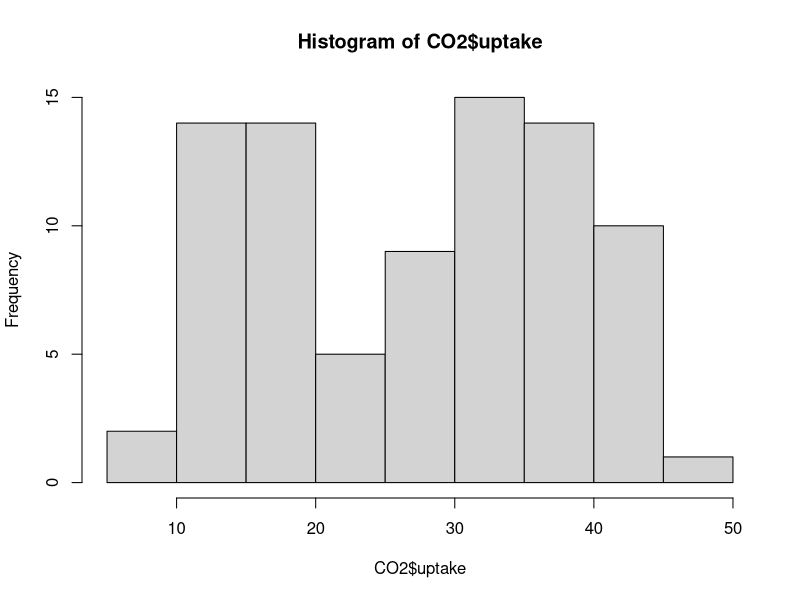
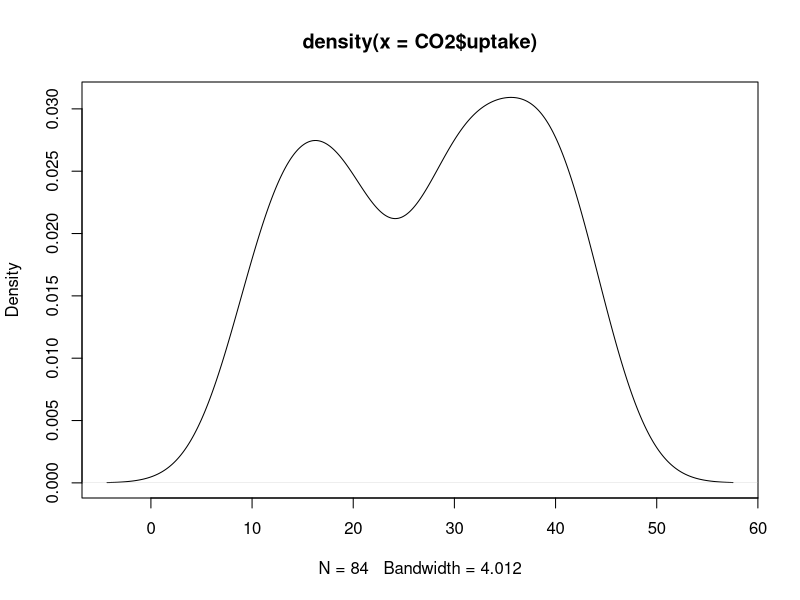
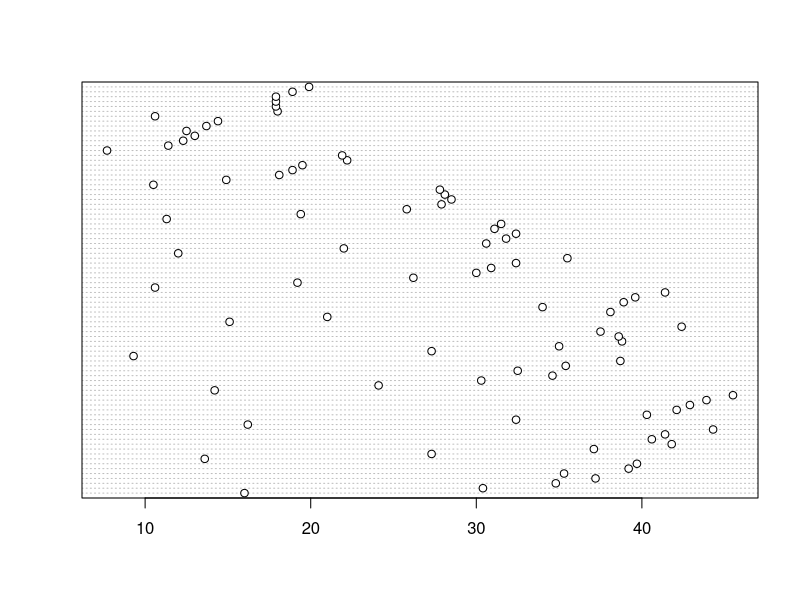
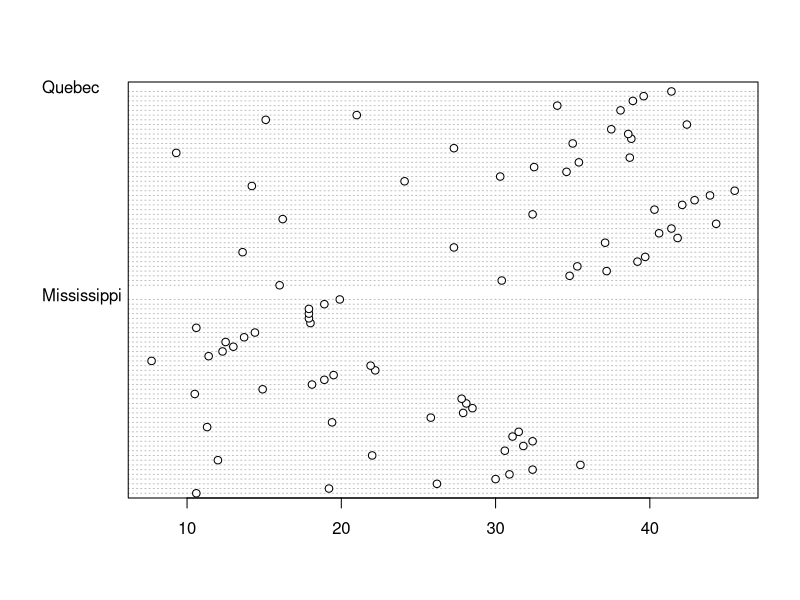
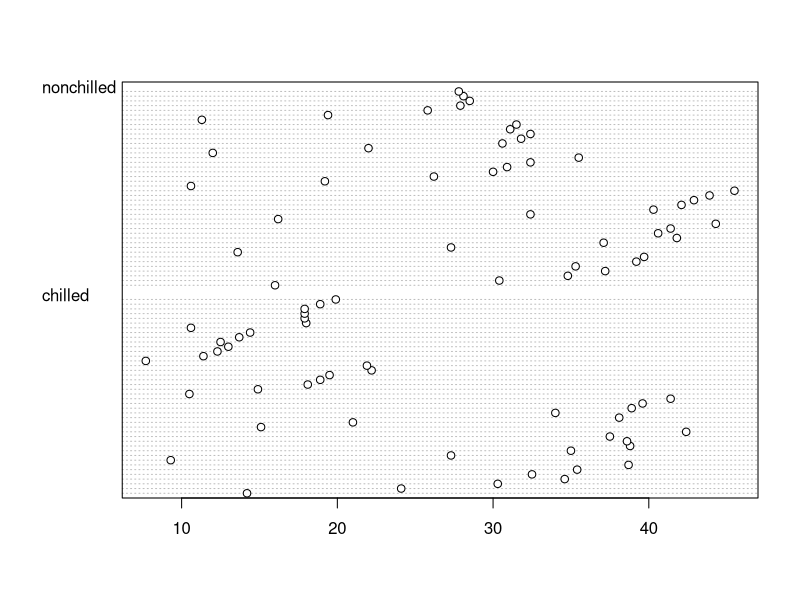
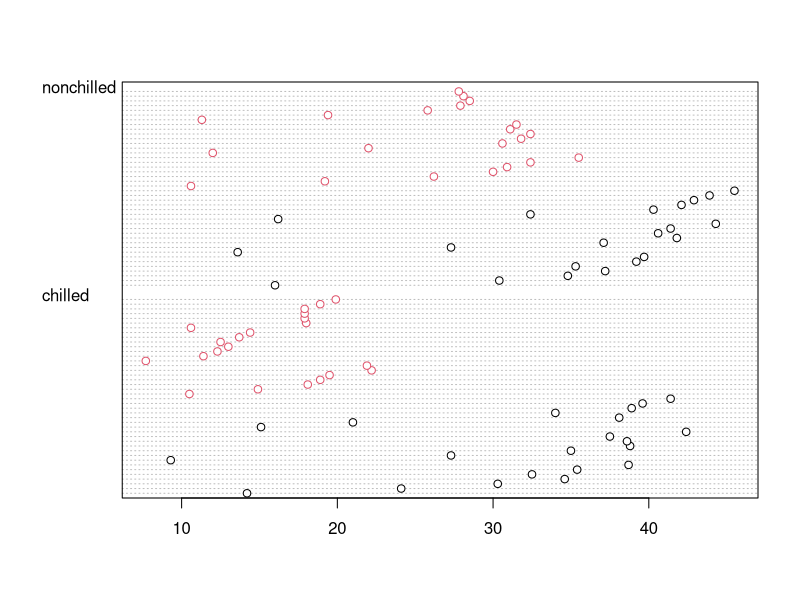
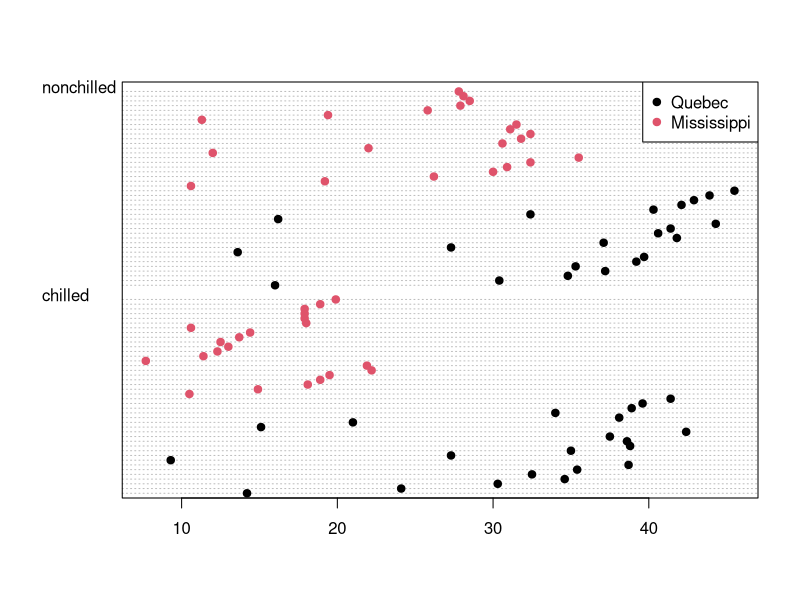
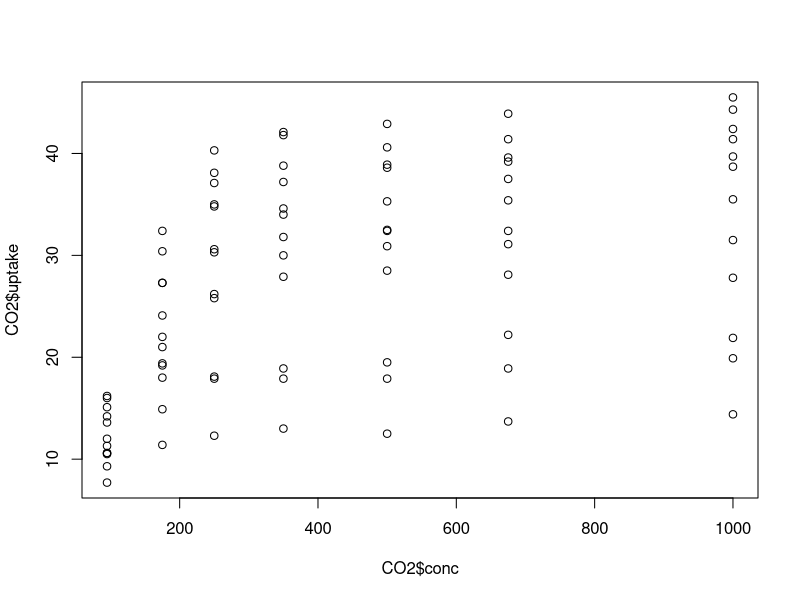

These figures' R source, in order:
## ---- chunk 1
knitr::opts_chunk$set(echo = TRUE)
## ---- chunk 2
?CO2
CO2 <- datasets::CO2
## ---- chunk 3
head(CO2)
## ---- chunk 4
str(CO2)

## ---- chunk 5
?hist
## ---- chunk 6

hist(CO2$uptake)

## ---- chunk 7
?density # Combine with plot() to vizualize; i.e. plot(density(x))
## ---- chunk 8

density(CO2$uptake)

plot(density(CO2$uptake))

## ---- chunk 9

?dotchart
## ---- chunk 10
dotchart(CO2$uptake)

## ---- chunk 11
dotchart(CO2$uptake, groups = CO2$Type) # separate out data by plant origin

dotchart(CO2$uptake, groups = CO2$Treatment) # And do the same for the different treatments (chilled vs. non-chilled)
## ---- chunk 12

dotchart(CO2$uptake, groups = CO2$Treatment, col = CO2$Type) 


## ---- chunk 13
dotchart(CO2$uptake, 
         groups = CO2$Treatment, 
         col = CO2$Type,
         pch = 19) # Set the marker type so it is the same in the plot and in the legend.  

legend(x = "topright",
       legend = levels(CO2$Type), # Using levels() here pulls out the unique factor levels for your legend text, in the same order that it gets colored above.
       col = 1:length(CO2$Type), # For coloring the marker, you want a series of numbers that are the same length as the items in the legend.  This pulls out that number of colors from the current palette you have set in R (more on this later)
       pch = 19)

## ---- chunk 14
plot(x = CO2$conc, 
     y = CO2$uptake)

# an alternative way of writing the above is:

plot(formula = uptake ~ conc, 
     data = CO2)


## ---- chunk 15

plot(x = CO2$Treatment, 
     y = CO2$uptake) 
## ---- chunk 16
?boxplot
boxplot(formula = uptake ~ Treatment, 
        data = CO2)



## ---- chunk 17
class(CO2$conc)
class(CO2$uptake)

plot(x = CO2$conc, y = CO2$uptake)
## ---- chunk 18

(uptakeMeans <- aggregate(uptake ~ conc, data = CO2, FUN = mean))
names(uptakeMeans) <- c("conc", "mean")

## ---- chunk 19

plot(mean ~ conc, 
     data = uptakeMeans,
     pch = 19, # set the pch to a solid dot to differentiation the mean from the rest of the data
     ylim = c(min(CO2$uptake), max(CO2$uptake))) # Change the y limits to accomodate the total data spread.
     
points(CO2$uptake ~ CO2$conc, col = "grey")
## ---- chunk 20

plot(mean ~ conc, 
     data = uptakeMeans,
     pch = 19, # set the pch to a solid dot to differentiation the mean from the rest of the data
     ylim = c(min(CO2$uptake), max(CO2$uptake))) # Change the y limits again to accomodate the total data spread.
     
points(CO2$uptake ~ CO2$conc, col = "grey")

lines(mean ~ conc, 
      data = uptakeMeans)


## ---- chunk 21

# First, let's get the sds, aggregated by concentration. 
(uptakeSD <- aggregate(uptake ~ conc, data = CO2, FUN = sd))
names(uptakeSD) <- c("conc", "sd")

plot(mean ~ conc, 
     data = uptakeMeans,
     ylim = c(0, 45)) # we again expand the default Y-axis limits to accomodate the sd bars. I chose these values throuh quivk plotting trial and error, but you could also add/substract the sd from the min and max uptake values to know where your bounds should be at minimum. 

# like lines() and points(), arrows() adds arrows to an already existing plot. It literally plots arrows, but we set the length of the arrowheads to be 0 for a clean bar without caps.  You could add the arguments (angle = 90, length = XX, code = 3) to draw more typical error bar caps of a given length instead. 

arrows(x0 = uptakeMeans$conc, 
       y0 = uptakeMeans$mean - uptakeSD$sd,
       y1 = uptakeMeans$mean + uptakeSD$sd,
       length = 0)

# x0, x1 and y0, y1 are where you draw the start (0) and end (1) of the bars. x1 and y1 default to x0 and y0 unless you specify otherwise.  Note, you cannot specify only x0, and y0, as then you will be drawing points.  

## ---- chunk 22
plot(mean ~ conc, 
     data = uptakeMeans,
     ylim = c(0, 45), 
     type = "b")
arrows(x0 = uptakeMeans$conc, 
       y0 = uptakeMeans$mean - uptakeSD$sd,
       y1 = uptakeMeans$mean + uptakeSD$sd,
       angle = 90,
       code = 3,
       length = 0.1) 


## ---- chunk 23
plot(x = CO2$conc, y = CO2$uptake, 
     xlab = 'CO2 Conc. uL/L', 
     ylab = 'CO2 Uptake (umol/m^2 sec)', 
     main = 'CO2 Uptake Under Ambient CO2 Conc.')
## ---- chunk 24
?par
par(mar = c(5, 4, 4, 2) + 1, 
    cex.lab = 1.5, 
    pch = 19)
plot(x = CO2$conc, y = CO2$uptake, 
     xlab = expression(paste(CO[2] ," conc. uL/L")), 
     ylab = expression(paste(CO[2], " uptake umol/", m^2 ," sec")), 
     main = expression(paste(CO[2], " uptake Under Ambient ", CO[2], " Conc.")))

## ---- chunk 25
levels(CO2$Treatment)
## ---- chunk 26

boxplot(uptake ~ Treatment, data = CO2, notch = TRUE) # including notch=TRUE provides evidence that the  medians differ if the notches do not overlap

## ---- chunk 27
plot(density(CO2[CO2$Treatment == "nonchilled", "uptake"]), 
     col = "red", 
     type = "l", 
     main = "CO2 uptake by treatment",
     lty = 1)

lines(density(CO2[CO2$Treatment == "chilled", "uptake"]), 
      col = "blue",
      lty = 2)

legend(x = "topright",
       legend = c("nonchilled", "chilled"),
       col = c("red", "blue"),
       lty = c(1,2),
       title = "Treatment")

## ---- chunk 28

par(mar = c(5, 4, 4, 2) + 1, 
    cex.lab = 1.5, 
    pch = 19,
    xpd = TRUE) # xpd set to TRUE allows us to plot the legend following outside of the plot box

palette(c("red", "blue")) # R has a default palette, which is the colors that automatically get pulled, but you can change this yourself with palette()

plot(x = CO2$conc, y = CO2$uptake, 
     ylim = c(0, 50),
     xlab = expression(paste(CO[2] ," concentration uL/L")), 
     ylab = expression(paste(CO[2], " uptake umol/", m^2 ,"sec")), 
     main = expression(paste(CO[2], " uptake Under Ambient CO2 Concentration Gradient")), 
     col = CO2$Treatment)
legend(x = 300,
       y = -15,
       legend = levels(CO2$Treatment),
       col = 1:2,
       pch = 19,
       bty = "n",
       horiz = T)

palette(c("green", "grey"))
plot(x = CO2$conc, y = CO2$uptake, 
     ylim = c(0, 50),
     xlab = expression(paste(CO[2] ," concentration uL/L")), 
     ylab = expression(paste(CO[2], " uptake umol/", m^2 ,"sec")), 
     main = expression(paste(CO[2], " uptake Under Ambient CO2 Concentration Gradient")), 
     col = CO2$Type)
legend(x = 300,
       y = -15,
       legend = levels(CO2$Type),
       col = 1:2,
       pch = 19,
       bty = "n",
       horiz = T)

## ---- chunk 29

boxplot(uptake ~ Treatment, data = CO2[CO2$Type == "Quebec",], main = "Quebec")
boxplot(uptake ~ Treatment, data = CO2[CO2$Type == "Mississippi",], main = "MS")


## ---- chunk 30

boxplot(uptake ~ Type, data = CO2[CO2$Treatment == "chilled",], main = "Chilled")
boxplot(uptake ~ Type, data = CO2[CO2$Treatment == "nonchilled",], main = "Not chilled")


